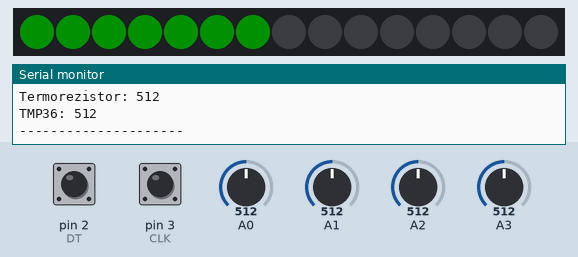
Simulated run of this sketch. Board: Arduino Uno, built with avr-gcc and run on an emulated ATmega328P. Shown: 15 RGB LEDs in strip order, left to right, the last lines printed to the serial monitor. Inputs (shaded band) come from the test bench; at power-on: A0 = 512, pin 2 (DT) HIGH, pin 3 (CLK) HIGH, A1 = 512, A2 = 512, A3 = 512. Dim RGB values are drawn brighter than linear.

Above: at 1.2 s.
1.3 s: A0 set to 75
At 2.4 s:
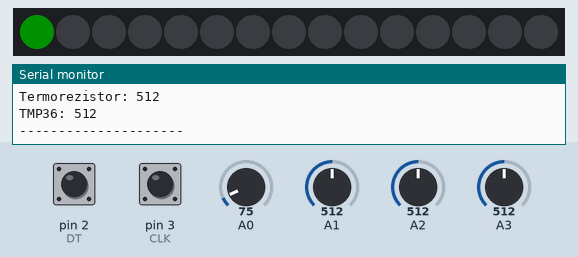
2.9 s: A0 set to 62
4.5 s: A0 set to 306
At 5.7 s:
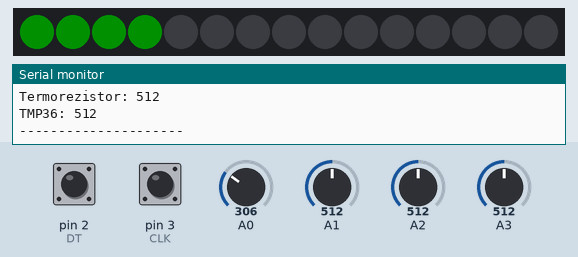
6.0 s: A0 set to 40
At 7.3 s:
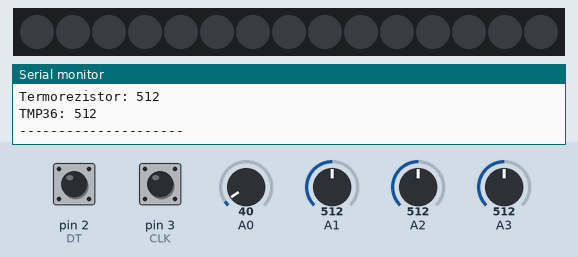
Timing chart, 0 to 8.6 s (numbered marks = the images above; inputs shaded):
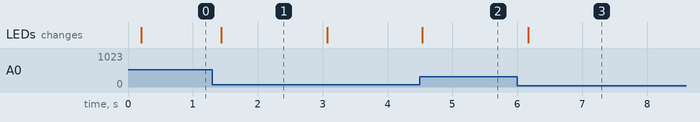

The sketch:

arduino.ino
```cpp
#include <FastLED.h>

//definice pinu atd.

#define LED_PIN 5
#define NUM_LEDS  15
#define BRIGHTNESS  32

#define DT  2
#define CLK 3

#define NUM_DISPLAYS 4

// array se vsemi led
CRGB leds[NUM_LEDS];

// pozice obrazovky/"hodnoty"
volatile int ledPosition = 0;

// "obrazovky"/hodnoty ktere led pasek zobrazuje
enum displays {
  trimr = 0,
  foto = 1,
  thermo = 2,
  analog = 3
};

int DTLastState;
int lastClkState = digitalRead(CLK);

unsigned long lastInterruptTime = 0;
unsigned long textOutTimeLast = 0;

// interrupt rutina
void isr() {

  int currentClkState = digitalRead(CLK);
  unsigned long interruptTime = millis();

  // prepinani obrazovky encoderem, bounctime 50

  if (interruptTime - lastInterruptTime > 50) {

    if(currentClkState != lastClkState) {

      if (digitalRead(DT) != currentClkState) {

        if (ledPosition == 0)
          ledPosition = NUM_DISPLAYS-1;
        else
          ledPosition--;

      } else {

        if (ledPosition == NUM_DISPLAYS - 1)
          ledPosition = 0;
        else
          ledPosition++;

      }
      lastClkState = currentClkState;

      updateDisplay();
    }
    lastInterruptTime = interruptTime;
  }


}

//update ledek
void updateDisplay() {
  reset();
  switch (ledPosition) {
    case trimr:
      display(68, CRGB::Green, A0);
      break;
    case foto:
      display(68, CRGB::Yellow, A1);
      break;
    case thermo:
        display(68, CRGB::Blue, A2);
      break;
    case analog:
        display(68, CRGB::Red, A3);
      break;
    default:
      display(68, CRGB::Green, A0);
      break;
  }
  FastLED.show();
}

void reset() {
   //reset vsech ledek
  for(int i = 0; i < NUM_LEDS; i++) {
    leds[i] = CRGB::Black;
  }
}

//zobrazovani hodnoty na ledky
void display(int divideBy, CRGB color, int pin) {
  int to_light = analogRead(pin)/divideBy;
  for (int i = 0; i < to_light; i++) {
    leds[i] = color;
  }
}

void outStatus() {
  Serial.print("Potenciometr: ");
  Serial.println(analogRead(A0));
  Serial.print("Fotorezistor: ");
  Serial.println(analogRead(A1));
  Serial.print("Termorezistor: ");
  Serial.println(analogRead(A2));
  Serial.print("TMP36: ");
  Serial.println(analogRead(A3));
  Serial.println("---------------------");
}

void setup()
{

  Serial.begin(9600);

  FastLED.addLeds<NEOPIXEL, LED_PIN>(leds, NUM_LEDS);
  FastLED.setBrightness(BRIGHTNESS);

  pinMode(DT, INPUT);
  pinMode(CLK, INPUT);

  //pridani interruptu
  attachInterrupt(digitalPinToInterrupt(DT), isr, CHANGE);

}

void loop()
{

  // vypysuje pouze +- kazdou sekundu, ale ledky updatuje kazdych 200ms

  unsigned long textOutCurrent = millis();
  if (textOutCurrent - textOutTimeLast > 1000) {
    outStatus();
    textOutTimeLast = textOutCurrent;
  }

  delay(200);
  updateDisplay();

}
```

Measured:
- after the input at 1.3 s, the LEDs: change after 0.14 s (image 1)
- after the input at 4.5 s, the LEDs: change at once (image 2)
- after the input at 6.0 s, the LEDs: change after 0.17 s (image 3)
